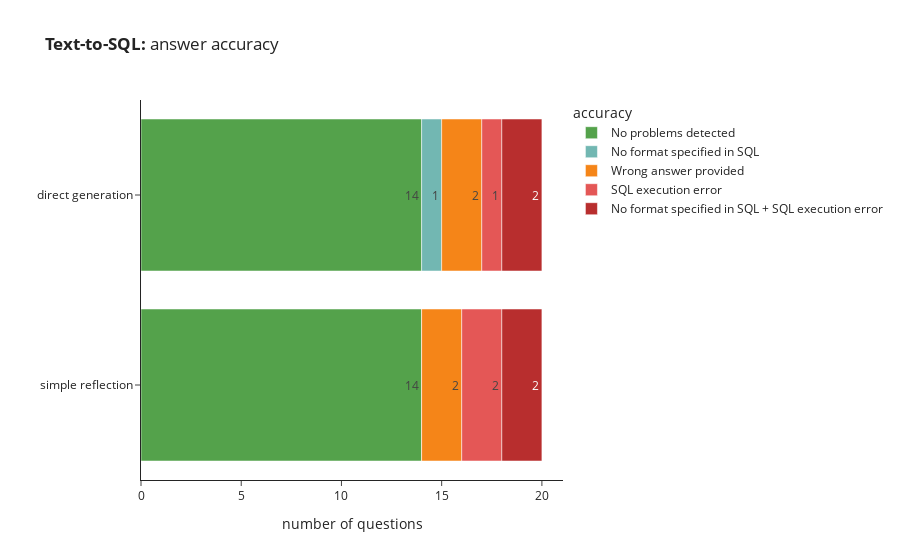

The code cell stored with this chart in its notebook:
### Code cell
import plotly.express as px 
import plotly.io as pio
pio.templates.default = 'simple_white'
px.bar(cmp_df[['direct generation', 'simple reflection']].T, orientation = 'h', 
       title = '<b>Text-to-SQL:</b> answer accuracy',
    labels = {
        'value': 'number of questions',
        'index': '', 
        'llm_final_result': 'accuracy'
    }, text_auto = 'd',
    category_orders = {
        'llm_final_result': ['No problems detected', 'No format specified in SQL', 
                     'Wrong answer provided', 'SQL execution error', 'No format specified in SQL + SQL execution error'],
        'index': ['direct generation', 'simple reflection', 'feedback reflection']
    }, 
    color_discrete_map = {
        'No problems detected': plotly.colors.qualitative.T10[4], 
        'No format specified in SQL': plotly.colors.qualitative.T10[3], 
        'Wrong answer provided': plotly.colors.qualitative.T10[1], 
        'SQL execution error': plotly.colors.qualitative.T10[2], 
        'No format specified in SQL + SQL execution error': plotly.colors.qualitative.G10[8]
    }    
)

### Figure 1 — Plotly figure (JSON) as saved in the notebook; plotly's stock layout.template omitted (floating-point values rounded to 4 significant figures)
{"data": [{"hovertemplate": "accuracy=No problems detected<br>number of questions=%{x}<br>=%{y}<extra></extra>", "legendgroup": "No problems detected", "marker": {"color": "#54A24B", "pattern": {"shape": ""}}, "name": "No problems detected", "orientation": "h", "showlegend": true, "textposition": "auto", "texttemplate": "%{x:d}", "type": "bar", "x": [14.0, 14.0], "xaxis": "x", "y": ["direct generation", "simple reflection"], "yaxis": "y"}, {"hovertemplate": "accuracy=No format specified in SQL<br>number of questions=%{x}<br>=%{y}<extra></extra>", "legendgroup": "No format specified in SQL", "marker": {"color": "#72B7B2", "pattern": {"shape": ""}}, "name": "No format specified in SQL", "orientation": "h", "showlegend": true, "textposition": "auto", "texttemplate": "%{x:d}", "type": "bar", "x": [1.0, 0.0], "xaxis": "x", "y": ["direct generation", "simple reflection"], "yaxis": "y"}, {"hovertemplate": "accuracy=Wrong answer provided<br>number of questions=%{x}<br>=%{y}<extra></extra>", "legendgroup": "Wrong answer provided", "marker": {"color": "#F58518", "pattern": {"shape": ""}}, "name": "Wrong answer provided", "orientation": "h", "showlegend": true, "textposition": "auto", "texttemplate": "%{x:d}", "type": "bar", "x": [2.0, 2.0], "xaxis": "x", "y": ["direct generation", "simple reflection"], "yaxis": "y"}, {"hovertemplate": "accuracy=SQL execution error<br>number of questions=%{x}<br>=%{y}<extra></extra>", "legendgroup": "SQL execution error", "marker": {"color": "#E45756", "pattern": {"shape": ""}}, "name": "SQL execution error", "orientation": "h", "showlegend": true, "textposition": "auto", "texttemplate": "%{x:d}", "type": "bar", "x": [1.0, 2.0], "xaxis": "x", "y": ["direct generation", "simple reflection"], "yaxis": "y"}, {"hovertemplate": "accuracy=No format specified in SQL + SQL execution error<br>number of questions=%{x}<br>=%{y}<extra></extra>", "legendgroup": "No format specified in SQL + SQL execution error", "marker": {"color": "#B82E2E", "pattern": {"shape": ""}}, "name": "No format specified in SQL + SQL execution error", "orientation": "h", "showlegend": true, "textposition": "auto", "texttemplate": "%{x:d}", "type": "bar", "x": [2.0, 2.0], "xaxis": "x", "y": ["direct generation", "simple reflection"], "yaxis": "y"}], "layout": {"barmode": "relative", "legend": {"title": {"text": "accuracy"}, "tracegroupgap": 0}, "title": {"text": "<b>Text-to-SQL:</b> answer accuracy"}, "xaxis": {"anchor": "y", "domain": [0, 1], "title": {"text": "number of questions"}}, "yaxis": {"anchor": "x", "categoryarray": ["feedback reflection", "simple reflection", "direct generation"], "categoryorder": "array", "domain": [0, 1], "title": {"text": ""}}}}
